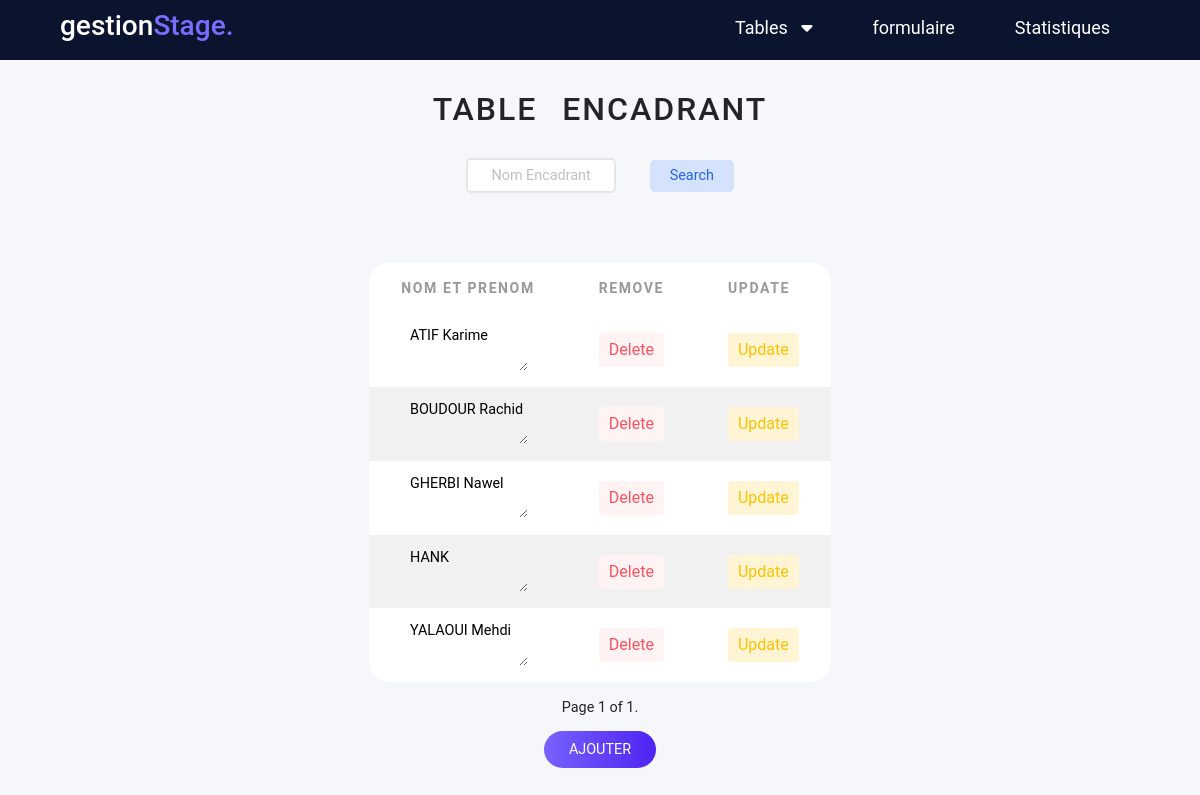
Screenshot of /encadrant/ with the database file from the repository.
### AppGestion/models.py (models this page shows, shortened)
class Encadrant (models.Model):
    NomPrenomEn=models.CharField(max_length=40)
    class Meta:
        ordering = ['NomPrenomEn']

### AppGestion/views.py (the view)
# urls.py: path('encadrant/',views.encadrant,name='encadrant'),
def encadrant(request):
    encadrants=Encadrant.objects.all()
    enca=EncaderantFilter(request.GET, queryset=encadrants)
    encadrants=enca.qs
    paginator2= Paginator(encadrants,5)
    page_number=request.GET.get('page')
    encadrants=paginator2.get_page(page_number)
    if request.method=="POST":
        formEncadrant =EncadrantForm(data=request.POST)
        if formEncadrant.is_valid():
            formEncadrant.save()
            return redirect("encadrant")
    else:
        formEncadrant=EncadrantForm
    return render(request,'encadrant.html',{'encadrant':encadrants, 'enca':enca,'formEncadrant':formEncadrant})

### AppGestion/templates/encadrant.html (shortened to what this page needs)
<!DOCTYPE html>
<html lang="en">
<head>
    <link href="https://cdn.jsdelivr.net/npm/bootstrap@5.1.3/dist/css/bootstrap.min.css" rel="stylesheet"
>
    <link rel="stylesheet" href="https://cdnjs.cloudflare.com/ajax/libs/font-awesome/6.0.0-beta3/css/all.min.css" />
    <link rel="stylesheet" href="/static/style.css">
</head>
<body>
  <header>
    <div class="menu_bar">
      <h1 class="logo">gestion<span>Stage.</span></h1>
      <ul >
        <li ><a  href="" style="padding-left: 55px;">Tables &nbsp; <i class="fas fa-caret-down"></i></a>
        </li>
        <li ><a  href="{% url 'formulaireStage'%}">formulaire</a></li>
        <li><a href="{% url 'Statistiques'%}">Statistiques</a> </li>
      </ul>
    </div>
    </header>
 <div class="contenue">
        <h2>table Encadrant</h2>
        <div class="filtrage">
          <form action="" methode="get">
            {{enca.form}}
            <button class="button" type="submit"> Search </button>
          </form>
        </div>
        <table >
          <thead>
            <tr>
              <th>Nom et Prenom </th>
              <th>Remove</th>
              <th>Update</th>
            </tr>
          </thead>
            {% for p in encadrant %}
            <tr>
              <form method ="POST" action="/Update_Encadrant/{{p.id}}/">
               <td><textarea  class="table_input" name="NomPrenomEn" rows="2">{{p.NomPrenomEn}}</textarea></td>
               <td> <a href="{% url 'delete_encaderant' p.id %}"  class="btn delete"> Delete </a> </td>
               <td> <input type="submit" value="Update" class="btn update"> </td>
              </form>
              </tr>
            {% endfor %}
        </table>
          <div class="pagination">
            <span class="step-links">
                <span class="current">
                    Page {{ encadrant.number }} of {{ encadrant.paginator.num_pages }}.
                </span>
            </span>
        </div>
        <div class="wrapper">
          <a href="#ajout-encadrant">Ajouter</a>
        </div>
      </div>
</body>
</html>

### AppGestion/static/style.css (style rules this page uses)
body { font-size: 0.9rem; font-family: 'Roboto', sans-serif; background-color: #f6f7fb; }
.wrapper { margin-top: 20px; }
.wrapper a { background: rgb(119,98,254); background: linear-gradient(90deg, rgba(119,98,254,1) 0%, rgba(79,35,243,1) 100%); text-decoration: none; padding: 10px 25px; border-radius: 50px; text-transform: uppercase; color:#fff; }
.button { background-color: #d4e2fd; color: #2463ec; padding: 5px 20px; border: none; border-radius:5px; margin-left: 10px; }
h2 { margin-top: 90px; margin-bottom: 30px; word-spacing: 15px; letter-spacing: 2px; text-transform: uppercase; }
.filtrage { float: left; }
table { margin-top: 50px; margin-bottom: 15px; border-collapse: collapse; border-radius: 20px; background-color: white; text-align: left; overflow: hidden; }
tr:nth-child(even) { background-color: #f1f1f1; }
thead { height: 50px; background-color: #fff; color: #000; }
th { font-size: 14px; padding: 5px 2rem ; text-transform: uppercase; letter-spacing: 0.1rem; font-weight:bold; color: #999; }
td { padding: 10px 2rem; text-align: center; }
.btn { padding: 5px 10px; border: none; text-decoration: none; }
.btn.update { background-color:#fff5d5 ; color: #fec200; }
.btn.delete { background-color: #fff3f4; color: #fb5360; }
.contenue { display: flex; justify-content: center; align-items: center; flex-direction: column; }
.menu_bar { margin: 0; height:60px; width: 100%; display: flex; align-items: center; justify-content: space-between; padding: 0 5%; background-color:#0a142f; position: fixed; top :0; }
.logo { color: rgb(255, 255, 255) ; font-size: 28px; }
.logo span { color: #796dff; }
.menu_bar ul { list-style: none; display: flex; padding-top: 10px; }
.menu_bar ul li { padding: 10px 30px; }
.menu_bar ul li a { color: white; text-decoration: none; font-size: 18px; transition: all 0.3s; }
.table_input { border: none; background:none; width: 120px; }
.input_filter { border: #e6e6e6 2px solid; margin-bottom: 20px; width: 150px; height: 35px; border-radius: 5px ; margin-right:20px; outline: none; }

### rows the page displays
Encadrant: NomPrenomEn "ATIF Karime"
Encadrant: NomPrenomEn "BOUDOUR Rachid"
Encadrant: NomPrenomEn "GHERBI Nawel"
Encadrant: NomPrenomEn "HANK"
Encadrant: NomPrenomEn "YALAOUI Mehdi"

### other values shown
{{ encadrant.number }} "1"
{{ encadrant.paginator.num_pages }} "1"
